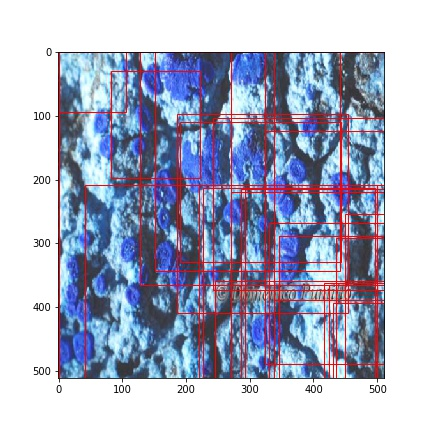
#> input picture Segmentation/uuu.jpg, 432 x 432 px, given as the content of the folder Licheni/super/, which was not available
$ python main.py   (older library calls are emulated)
#> lines starting #> are read from the running program, lines starting #| are printed output that depends on the picture; after the words box and inside, x2 and y2 are one past the last pixel; in counts of white or black regions, pixels touching at a corner belong together; pictures that were not available may be replaced by others from this repository, and a replacement may not be noted
#> in __init__, `self.gray_image = rgb2gray(self.image)`:
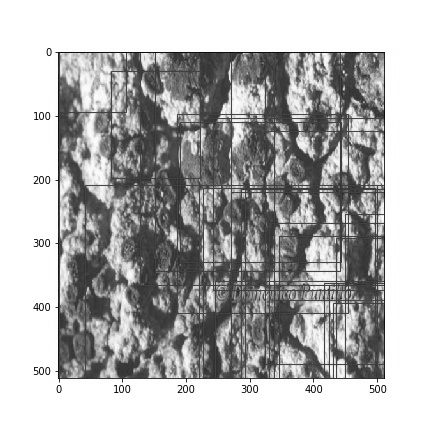
#> self.gray_image: shape (432, 432) float64; min 0, max 1, mean 0.701
#> in morphological_cv, `ls = morphological_chan_vese(self.gray_image, number_of_iterations, in..`:
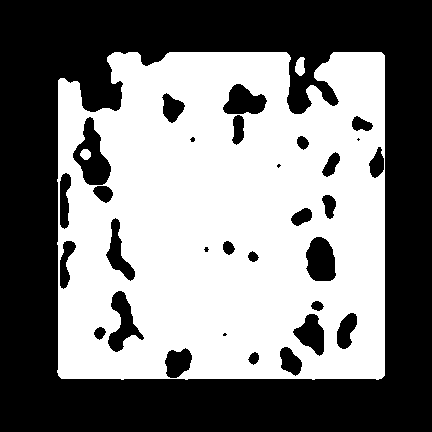
#> ls: shape (432, 432) int8; values 0 (black) and 1 (white), 49% white; 3 white regions, box (x1, y1, x2, y2) and area: (57, 52, 385, 380) 91176, (295, 57, 305, 76) 145, (80, 149, 91, 160) 92
#> in morphological_cv, `plt.savefig("Segmentation/results/morphological_chan_vese/_" + self.im..`:
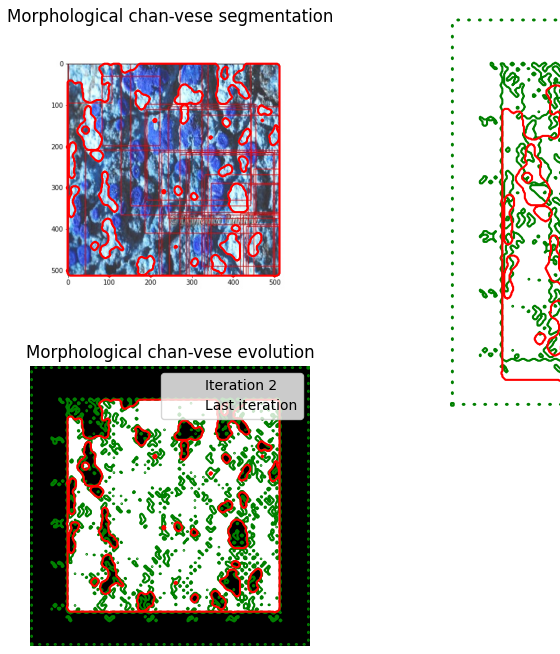
#> figure drawn by matplotlib, 2 panels
### Segmentation/Segmenter.py
import numpy as np
import matplotlib.pyplot as plt
import pandas as pd
from PIL import Image
import time as time
import math
import sys
import matplotlib.pyplot as plt
from skimage.color import rgb2gray
from skimage.filters import gaussian
from skimage.segmentation import active_contour
from skimage import data, img_as_float
from skimage.segmentation import morphological_chan_vese, morphological_geodesic_active_contour, inverse_gaussian_gradient, checkerboard_level_set
from skimage.segmentation import felzenszwalb, slic, quickshift, watershed
import os
from skimage import data
from skimage import filters
from skimage import exposure
from skimage.segmentation import chan_vese
from sklearn.cluster import KMeans, MeanShift, estimate_bandwidth
from sklearn.datasets import make_blobs
from itertools import cycle
from PIL import Image
import matplotlib.patches as mpatches
from scipy.ndimage.morphology import binary_erosion
from skimage.segmentation import clear_border
from skimage.color import label2rgb
from skimage.measure import label, regionprops

# [37 lines left out: function create_bounded_boxes, not called in this run]


def store_evolution_in(lst):
    """Returns a callback function to store the evolution of the level sets in
    the given list.
    """

    def _store(x):
        lst.append(np.copy(x))

    return _store


class Segmenter:

    def __init__(self, image_pt):
        self.image_name = os.path.basename(image_pt).split(".")[0]
        self.image_pt = image_pt
        self.image = img_as_float(Image.open(image_pt))
        self.gray_image = rgb2gray(self.image)


    def plot_image(self):
        plt.imshow(self.image)

    def plot_gray_image(self):
        plt.imshow(self.gray_image)


    def kmeans(self,nb_of_cluster,save = True):
        pic = plt.imread(self.image_pt)/255  # dividing by 255 to bring the pixel values between 0 and 1
        pic_n = pic.reshape(pic.shape[0]*pic.shape[1], pic.shape[2]) # convert in 2-D
        kmeans = KMeans(n_clusters=nb_of_cluster, random_state=0).fit(pic_n)
        pic2show = kmeans.cluster_centers_[kmeans.labels_]
        cluster_pic = pic2show.reshape(pic.shape[0], pic.shape[1], pic.shape[2])

        if(save == True):
            fig, axes = plt.subplots(1, 2, figsize=(8, 8))
            ax = axes.flatten()

            ax[0].imshow(self.image)
            ax[0].set_axis_off()
            ax[0].set_title("Original Image", fontsize=12)

            ax[1].imshow(cluster_pic)
            ax[1].set_axis_off()
            title = "Kmeans implementation with - {} cluster".format(nb_of_cluster)
            ax[1].set_title(title, fontsize=12)

            fig.tight_layout()
            plt.savefig("Segmentation/results/kmeans/_" + self.image_name + "_.jpg")
            plt.show()


    def Otzu_thresholding(self, save = True ):
        #this function also print and save results
#> called with save = True
        val = filters.threshold_otsu(self.gray_image)
#> val = 0.65
        hist, bins_center = exposure.histogram(self.gray_image)
#> hist = 256 values, max 74746 at index 255, min 0 at index 1, mean 729; bins_center = 256 values from 0.00195 to 0.998
        if(save):
            plt.figure(figsize=(9, 4))
            plt.subplot(131)
            plt.axis('off')
            plt.imshow(self.image, cmap='gray', interpolation='nearest')
            plt.subplot(132)
            plt.axis('off')
            plt.imshow(self.gray_image, cmap='gray', interpolation='nearest')
            plt.subplot(133)
            plt.imshow(self.gray_image < val, cmap='gray', interpolation='nearest')
            title = "Otzu Thresholding"
            plt.savefig("Segmentation/results/otzu/_" + self.image_name + "_otzu_thresholding.jpg")
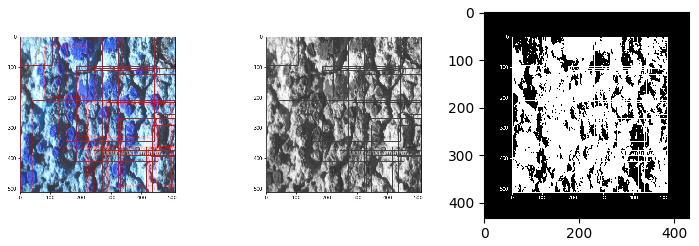
#> figure drawn by matplotlib, 3 panels
        return val, hist, bins_center


    def chan_vese(self,mu = 0.25, lam1 = 1, lam2 = 1, tol = 1e-3, max_iter = 200, dt = 0.5, initial = "checkerboard", ext_out = True, save = True ):
        cv = chan_vese(self.gray_image, mu=mu, lambda1=lam1, lambda2=lam2, tol = tol, max_iter=max_iter, dt= dt, init_level_set= initial, extended_output = ext_out)

        # plot and save results:
        if(save):
            fig, axes = plt.subplots(2, 2, figsize=(8, 8))
            ax = axes.flatten()

            ax[0].imshow(self.image)
            ax[0].set_axis_off()
            ax[0].set_title("Original Image", fontsize=12)

            ax[1].imshow(cv[0], cmap="gray")
            ax[1].set_axis_off()
            title = "Chan-Vese segmentation - {} iterations".format(len(cv[2]))
            ax[1].set_title(title, fontsize=12)

            ax[2].imshow(cv[1], cmap="gray")
            ax[2].set_axis_off()
            ax[2].set_title("Final Level Set", fontsize=12)

            ax[3].plot(cv[2])
            ax[3].set_title("Evolution of energy over iterations", fontsize=12)

            fig.tight_layout()
            plt.savefig("Segmentation/results/chan_vese/_" + self.image_name + "_.jpg")
            plt.show()

            #plt.savefig("Segmentation/results/chan_vese/_" + self.image_name + "_.jpg")
        return cv


    def morphological_cv(self, size_checkerboard = 6 , number_of_iterations = 10, save = True):
        # Initial level set
        init_ls = checkerboard_level_set(self.gray_image.shape, size_checkerboard)
        # List with intermediate results for plotting the evolution
        evolution = []
        callback = store_evolution_in(evolution)
        ls = morphological_chan_vese(self.gray_image, number_of_iterations, init_level_set=init_ls, smoothing=3,iter_callback=callback)
        if (save == True):
            fig, axes = plt.subplots(2, 1, figsize=(8, 8))
            ax = axes.flatten()
            ax[0].imshow(self.image, cmap="gray")
            ax[0].set_axis_off()
            ax[0].contour(ls, [0.5], colors='r')
            ax[0].set_title("Morphological chan-vese segmentation", fontsize=12)
            ax[1].imshow(ls, cmap="gray")
            ax[1].set_axis_off()
            contour = ax[1].contour(evolution[1], [0.5], colors='g')
            contour.collections[0].set_label("Iteration 2")
            contour = ax[1].contour(evolution[-1], [0.5], colors='r')
            contour.collections[0].set_label("Last iteration")
            ax[1].legend(loc="upper right")
            title = "Morphological chan-vese evolution"
            ax[1].set_title(title, fontsize=12)
            plt.savefig("Segmentation/results/morphological_chan_vese/_" + self.image_name + "_.jpg")
        return ls, evolution


    # DOES NOT WORK GOOD!
    # [9 lines left out: function morphological_gac, not called in this run]


    def quickshift(self, kernel_size=3, max_dist=60, ratio=0.5):
        res = quickshift(self.image, kernel_size = kernel_size, max_dist=max_dist, ratio=ratio)
        return res


    def mean_shift(self,save = True):
        img = Image.open(self.image_pt)
        img = img.resize((2000,1339),Image.ANTIALIAS)
        img = np.array(img)

        #Need to convert image into feature array based
        flatten_img=np.reshape(img, [-1, 3])
        #bandwidth estimation
        est_bandwidth = estimate_bandwidth(flatten_img, quantile=.2, n_samples=500)
        est_bandwidth
        mean_shift = MeanShift(est_bandwidth, bin_seeding=True)
        mean_shift.fit(flatten_img)
        ms_labels = mean_shift.labels_
        if(save):
            fig, axes = plt.subplots(1, 2, figsize=(8, 8))
            ax = axes.flatten()

            ax[0].imshow(img)
            ax[0].set_axis_off()
            ax[0].set_title("Original Image", fontsize=12)

            ax[1].imshow(np.reshape(ms_labels, [img.shape[0],img.shape[1]]))
            ax[1].set_axis_off()
            title = "mean shift segmentation"
            ax[1].set_title(title, fontsize=12)

            fig.tight_layout()
            plt.savefig("Segmentation/results/mean_shift/_" + self.image_name + "_.jpg")
            plt.show()

### Segmentation/main.py
import os
os.environ['TF_CPP_MIN_LOG_LEVEL'] = '3'
import sys
sys.path.append(os.getcwd() + "Segmentation/")
import Segmentation.Segmenter as segmenter
import numpy as np
import matplotlib.pyplot as plt
import time as time


img = os.listdir("Licheni/super/")
img = ["Licheni/super/" + i for i in img]


for l in img:
    for i in os.listdir(l):
        print(l + "/" + i)
        s = segmenter.Segmenter(l + "/" + i)
        cv = s.morphological_cv(number_of_iterations = 20)


# normal chan vese algorithm
for l in img:
    for i in os.listdir(l):
        print(l + "/" + i)
        s = segmenter.Segmenter(l + "/" + i)
        cv = s.Otzu_thresholding()


for im in img:
    print(im)
    s = segmenter.Segmenter(im)
    cv = s.chan_vese()
#> this loop made 1 pass
#> pass 1, in chan_vese, `plt.savefig("Segmentation/results/chan_vese/_" + self.image_name + "_...`:
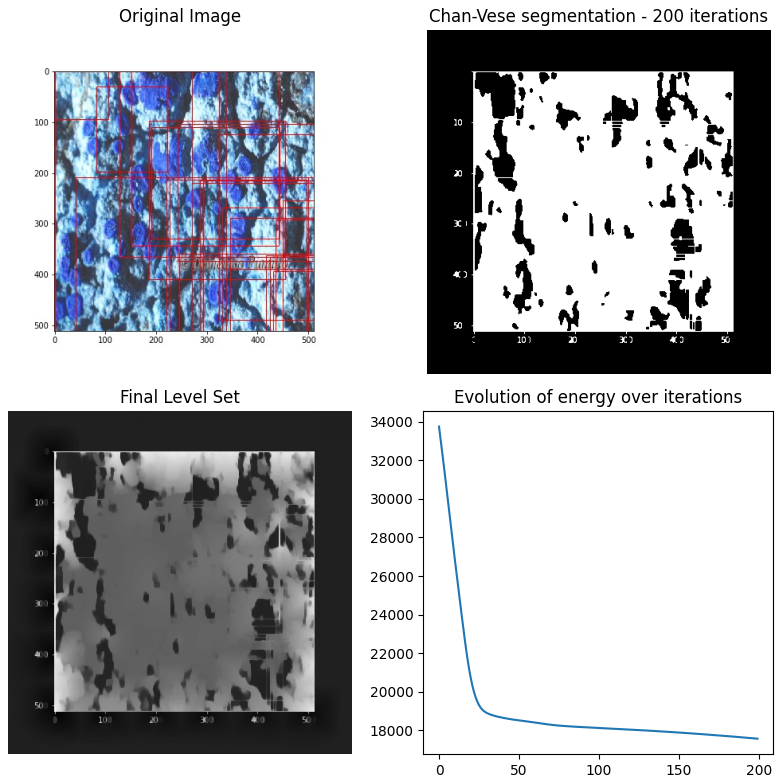
#> figure drawn by matplotlib, 4 panels; panel 4: curve peaks at x = 0, y = 33740.8


for im in img:
    print(im)
    s = segmenter.Segmenter(im)
    cv = s.kmeans(2)
#> in kmeans, `cluster_pic = pic2show.reshape(pic.shape[0], pic.shape[1], pic.shape[2])`:
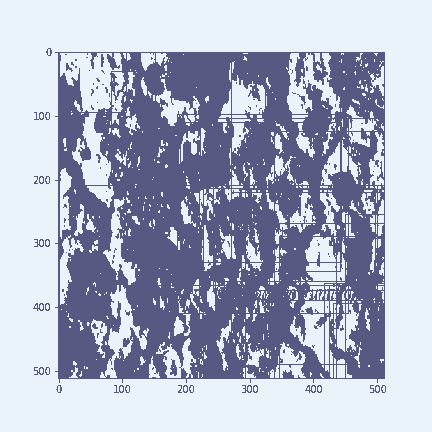
#> cluster_pic: shape (432, 432, 3) float64; mean R, G, B 0.676, 0.7, 0.781


for im in img:
    print(im)
    s = segmenter.Segmenter(im)
    s.mean_shift()
#> in mean_shift, img is the input picture: PIL image 432x432 RGB; mean R, G, B 172.3, 178.4, 199.3
#> in mean_shift, `img = img.resize((2000,1339),Image.ANTIALIAS)`:
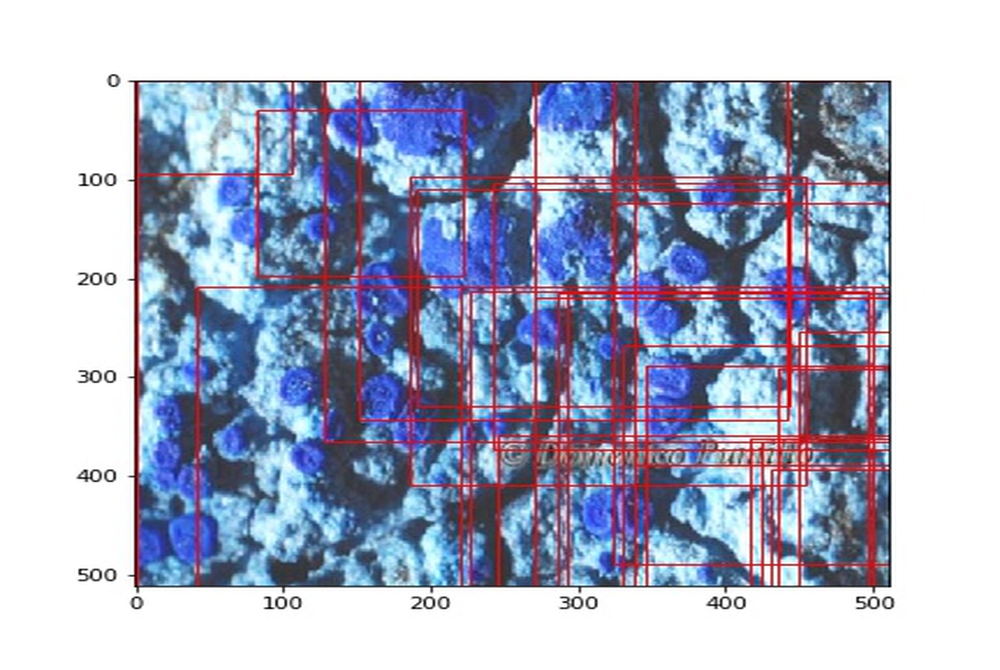
#> img: PIL image 2000x1339 RGB (shown at 1/2 size); mean R, G, B 172.1, 178.3, 199
#> in mean_shift, `est_bandwidth = estimate_bandwidth(flatten_img, quantile=.2, n_samples..`: est_bandwidth = 49.4
#> (the run stopped early here; a loop or call above may not have finished)
